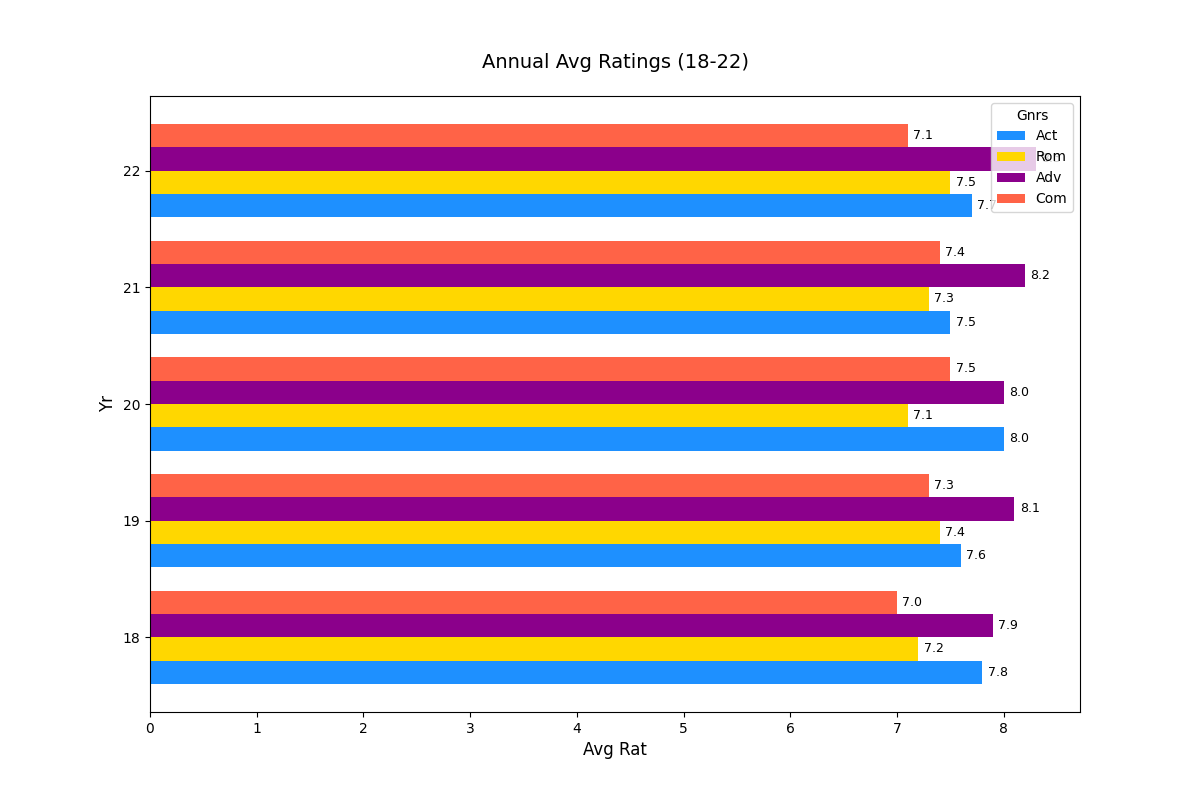

Generate this figure with Python:
import matplotlib.pyplot as plt
import numpy as np

years = ["18", "19", "20", "21", "22"]
genres = ["Act", "Rom", "Adv", "Com"]

ratings_data = np.array([
    [7.8, 7.6, 8.0, 7.5, 7.7],  # Action
    [7.2, 7.4, 7.1, 7.3, 7.5],  # Romance
    [7.9, 8.1, 8.0, 8.2, 8.3],  # Adventure
    [7.0, 7.3, 7.5, 7.4, 7.1]   # Comedy
])

colors = ['#1E90FF', '#FFD700', '#8B008B', '#FF6347']

fig, ax = plt.subplots(figsize=(12, 8))
bar_height = 0.2
y_pos = np.arange(len(years))

for i, genre in enumerate(genres):
    ax.barh(y_pos + i * bar_height, ratings_data[i], height=bar_height, color=colors[i], label=genre)

plt.title('Annual Avg Ratings (18-22)', fontsize=14, pad=20)
plt.ylabel('Yr', fontsize=12)
plt.xlabel('Avg Rat', fontsize=12)
plt.yticks(y_pos + bar_height * (len(genres) / 2 - 0.5), years)
plt.legend(title="Gnrs")

for i, genre in enumerate(genres):
    for j in range(len(years)):
        ax.text(ratings_data[i][j] + 0.05, y_pos[j] + i * bar_height, f'{ratings_data[i][j]:.1f}', 
                ha='left', va='center', fontsize=9, color='black')

plt.show()
